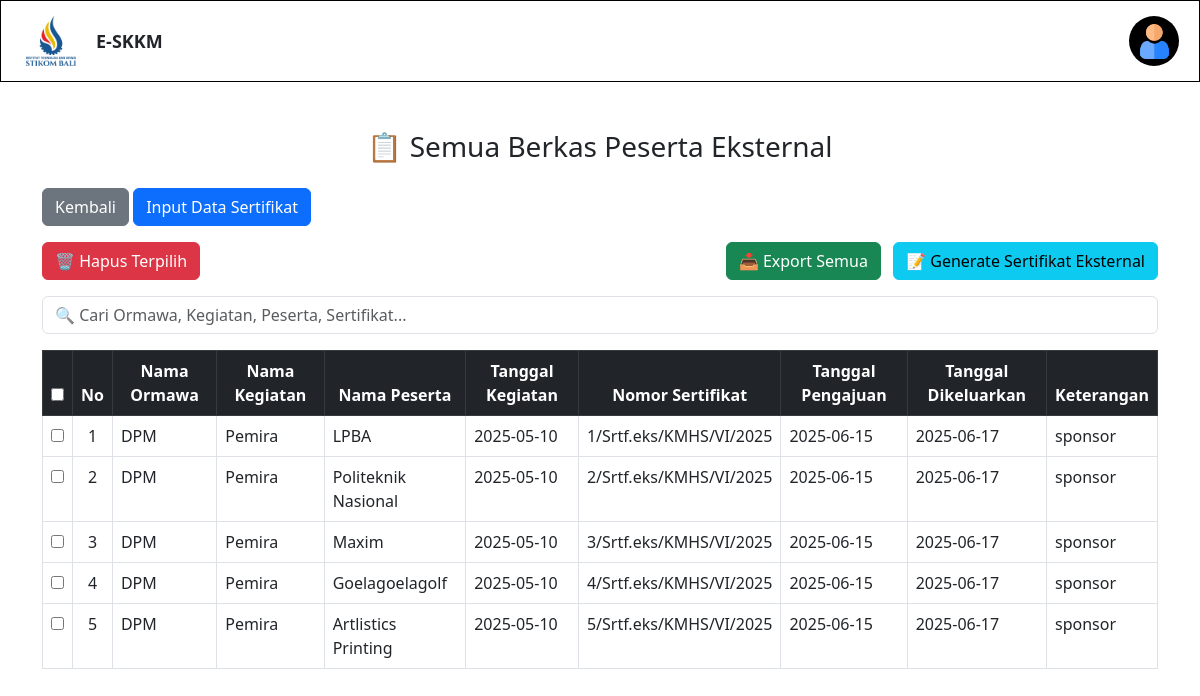
/kemahasiswaan/berkas_eksternal/detail_berkas_eksternal.php (signed in), run on the app's committed database.
### tables this page shows
CREATE TABLE `berkas_eksternal` (
  `id_berkas_eksternal` int(10) NOT NULL,
  `id_ormawa` int(11) NOT NULL,
  `nama_kegiatan` varchar(100) NOT NULL,
  `id_kemahasiswaan` int(10) NOT NULL,
  `nama_peserta` varchar(100) NOT NULL,
  `tanggal_kegiatan` date NOT NULL,
  `nomor_sertifikat_eksternal` varchar(100) NOT NULL,
  `tanggal_pengajuan` date NOT NULL,
  `tanggal_dikeluarkan` date NOT NULL,
  `keterangan` varchar(100) NOT NULL
);

CREATE TABLE `user_detail_ormawa` (
  `id_ormawa` int(10) NOT NULL,
  `id_user` int(10) NOT NULL,
  `nama_ormawa` varchar(100) NOT NULL
);

### kemahasiswaan/berkas_eksternal/detail_berkas_eksternal.php (the view, shortened to what this page needs)
<?php
include '../../koneksi.php';
function getDataEksternal($conn, $onlyKosong = false) {
    $sql = "
        SELECT
            b.id_berkas_eksternal, b.nama_kegiatan, b.nama_peserta,
            b.tanggal_kegiatan,
            b.nomor_sertifikat_eksternal, b.tanggal_pengajuan,
            b.tanggal_dikeluarkan, b.keterangan,
            uo.nama_ormawa
        FROM berkas_eksternal b
        JOIN user_detail_ormawa uo ON b.id_ormawa = uo.id_ormawa
    ";
    $sql .= " ORDER BY b.id_berkas_eksternal ASC";
    return $conn->query($sql);
}
$result = getDataEksternal($conn, false);
?>
<!DOCTYPE html>
<html lang="id">
<head>
    <link href="https://cdn.jsdelivr.net/npm/bootstrap@5.3.0/dist/css/bootstrap.min.css" rel="stylesheet">
</head>
<body>
<?php include '../navbar.php'; ?>
<div class="container mt-5">
    <h3 class="mb-4 text-center">📋 Semua Berkas Peserta Eksternal</h3>
    <a href="../index.php" class="btn btn-secondary mb-3">Kembali</a>
    <a href="input_berkas_eksternal.php" class="btn btn-primary mb-3"> Input Data Sertifikat</a>
    <form method="POST">
        <div class="d-flex justify-content-between mb-3">
            <button type="submit" name="hapus_terpilih" class="btn btn-danger" onclick="return confirm('Yakin ingin menghapus data terpilih?')">
                🗑️ Hapus Terpilih
            </button>
            <div>
                <button type="submit" name="export_all" class="btn btn-success me-2">📥 Export Semua</button>
                <a href="generate_sertifikat_eksternal.php" class="btn btn-info">
    📝 Generate Sertifikat Eksternal
</a>
            </div>
        </div>
        <div class="mb-3">
            <input type="text" id="searchInput" class="form-control" placeholder="🔍 Cari Ormawa, Kegiatan, Peserta, Sertifikat...">
        </div>
        <table class="table table-bordered table-hover">
            <thead class="table-dark text-center">
                <tr>
                    <th><input type="checkbox" id="checkAll"></th>
                    <th>No</th>
                    <th>Nama Ormawa</th>
                    <th>Nama Kegiatan</th>
                    <th>Nama Peserta</th>
                    <th>Tanggal Kegiatan</th>
                    <th>Nomor Sertifikat</th>
                    <th>Tanggal Pengajuan</th>
                    <th>Tanggal Dikeluarkan</th>
                    <th>Keterangan</th>
                </tr>
            </thead>
            <tbody>
            <?php
            if ($result && $result->num_rows > 0) {
                $no = 1;
                while ($row = $result->fetch_assoc()) {
                    echo "<tr>
                        <td class='text-center'><input type='checkbox' name='pilih[]' value='{$row['id_berkas_eksternal']}'></td>
                        <td class='text-center'>{$no}</td>
                        <td>" . htmlspecialchars($row['nama_ormawa']) . "</td>
                        <td>" . htmlspecialchars($row['nama_kegiatan']) . "</td>
                        <td>" . htmlspecialchars($row['nama_peserta']) . "</td>
                        <td>" . htmlspecialchars($row['tanggal_kegiatan']) . "</td>
                        <td>" . htmlspecialchars($row['nomor_sertifikat_eksternal']) . "</td>
                        <td>" . htmlspecialchars($row['tanggal_pengajuan']) . "</td>
                        <td>" . htmlspecialchars($row['tanggal_dikeluarkan']) . "</td>
                        <td>" . htmlspecialchars($row['keterangan']) . "</td>
                    </tr>";
                    $no++;
                }
            } else {
                echo "<tr><td colspan='10' class='text-center'>Tidak ada data ditemukan.</td></tr>";
            }
            ?>
            </tbody>
        </table>
    </form>
</div>
</body>
</html>

### data on the page
berkas_eksternal: id_ormawa.nama_ormawa "DPM", nama_kegiatan "Pemira", nama_peserta "LPBA", tanggal_kegiatan "2025-05-10", nomor_sertifikat_eksternal "1/Srtf.eks/KMHS/VI/2025", tanggal_pengajuan "2025-06-15", tanggal_dikeluarkan "2025-06-17", keterangan "sponsor"
berkas_eksternal: id_ormawa.nama_ormawa "DPM", nama_kegiatan "Pemira", nama_peserta "Politeknik Nasional", tanggal_kegiatan "2025-05-10", nomor_sertifikat_eksternal "2/Srtf.eks/KMHS/VI/2025", tanggal_pengajuan "2025-06-15", tanggal_dikeluarkan "2025-06-17", keterangan "sponsor"
berkas_eksternal: id_ormawa.nama_ormawa "DPM", nama_kegiatan "Pemira", nama_peserta "Maxim", tanggal_kegiatan "2025-05-10", nomor_sertifikat_eksternal "3/Srtf.eks/KMHS/VI/2025", tanggal_pengajuan "2025-06-15", tanggal_dikeluarkan "2025-06-17", keterangan "sponsor"
berkas_eksternal: id_ormawa.nama_ormawa "DPM", nama_kegiatan "Pemira", nama_peserta "Goelagoelagolf", tanggal_kegiatan "2025-05-10", nomor_sertifikat_eksternal "4/Srtf.eks/KMHS/VI/2025", tanggal_pengajuan "2025-06-15", tanggal_dikeluarkan "2025-06-17", keterangan "sponsor"
berkas_eksternal: id_ormawa.nama_ormawa "DPM", nama_kegiatan "Pemira", nama_peserta "Artlistics Printing", tanggal_kegiatan "2025-05-10", nomor_sertifikat_eksternal "5/Srtf.eks/KMHS/VI/2025", tanggal_pengajuan "2025-06-15", tanggal_dikeluarkan "2025-06-17", keterangan "sponsor"
